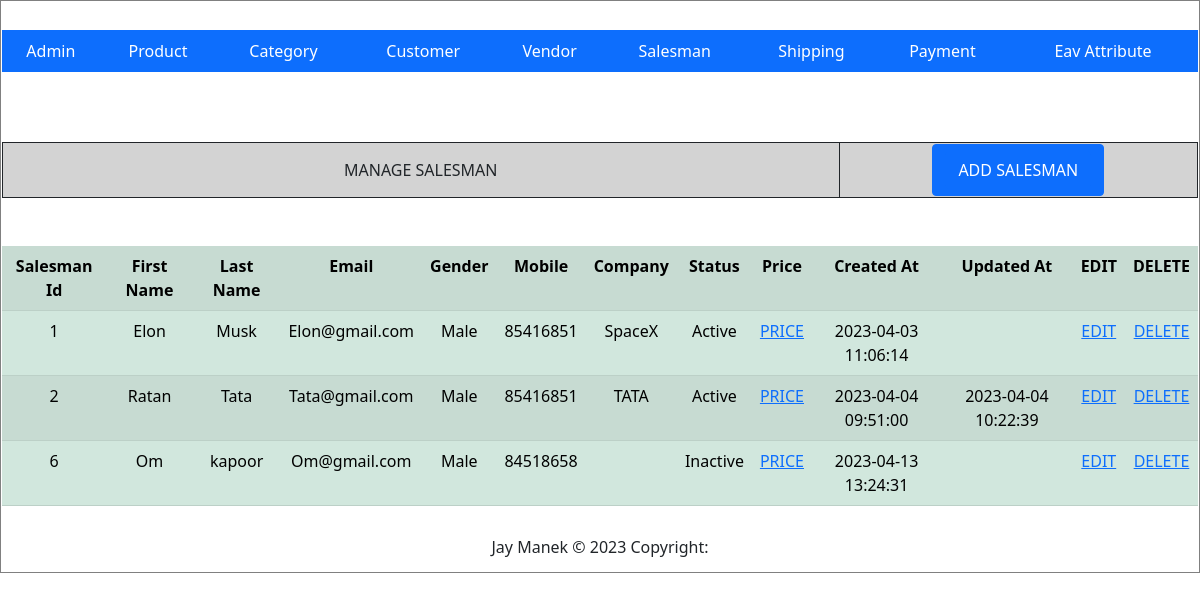
The page /index.php?c=salesman&a=grid on the database its author committed.
### tables this page shows
CREATE TABLE `salesman` (
  `salesman_id` int(11) NOT NULL,
  `first_name` varchar(255) NOT NULL,
  `last_name` varchar(255) NOT NULL,
  `email` varchar(255) NOT NULL,
  `gender` tinyint(4) NOT NULL,
  `mobile` int(10) NOT NULL,
  `status` tinyint(4) NOT NULL,
  `company` varchar(255) NOT NULL,
  `created_at` datetime NOT NULL,
  `updated_at` datetime DEFAULT NULL
);

### Block/Core/Template.php (called while the page is built, shortened)
<?php
class Block_Core_Template extends Model_Core_View
{
	protected $children =  [];
	public function getChildren()
	{
		return $this->children;
	}
	public function addChild($key, $value)
	{
		$this->children[$key] = $value;
		return $this;
	}
}
?>

### Model/Core/View.php (called while the page is built, shortened)
<?php
class Model_Core_View
{
	protected $template = null;
	public function setTemplate($template)
	{
		$this->template = $template;
		return $this;
	}
	public function getTemplate()
	{
		return $this->template;
	}
	public function render()
	{
		require 'View' . DS . $this->getTemplate();
	}
	public function getUrl($action = null, $controller = null, $params = [], $resetParam = false)
	{
		return Ccc::getModel('Core_Url')->getUrl($action, $controller, $params, $resetParam);
	}
}
?>

### Controller/Salesman.php (called while the page is built, shortened)
<?php
class Controller_Salesman extends Controller_Core_Action
{
	public function gridAction()
	{
		try {
			$layout = $this->getLayout();
			$layout->addContent('grid', $layout->createBlock('Salesman_Grid'));
			$layout->render();
		} catch (Exception $e) {
		}
	}
}
?>

### Controller/Core/Front.php (called while the page is built, shortened)
<?php
class Controller_Core_Front
{
	public function init()
	{
		$request = Ccc::getModel('Core_Request');
		$controller = new $controllerClassName();
		$actionName = $request->getActionName().'Action';
		$controller->$actionName();
	}
}
?>

### Index.php (called while the page is built, shortened)
<?php
spl_autoload_register(function ($className) {
    $classPath = str_replace('_', '/', $className);
});
class Ccc
{
	public static function init()
	{
		$front = new Controller_Core_Front();
		$front->init();
	}
	public static function getModel($className)
	{
		return new $className();
	}
}
Ccc::init();
?>

### Model/Core/Url.php (called while the page is built, shortened)
<?php
class Model_Core_Url
{
	public function getUrl($action = null, $controller = null, $params = [], $resetParam = false)
	{
		$request = Ccc::getModel('Core_Request');
		$final = $request->getParams();
		if ($resetParam) {
			$final = [];
		}
		if ($controller) {
			$final['c'] = $controller;
		}
		else {
			$final['c'] = $request->getControllerName();
		}
		if ($action) {
			$final['a'] = $action;
		}
		else {
			$final['a'] = $request->getActionName();
		}
		if ($params) {
			$final = array_merge($final, $params);
		}
		$queryString = http_build_query($final);
		$url = $_SERVER['REQUEST_SCHEME'] . "://" . $_SERVER['HTTP_HOST'] . $_SERVER['SCRIPT_NAME'] . "?" . $queryString;
		return $url;
	}
}
?>

### Model/Core/Request.php (called while the page is built, shortened)
<?php
class Model_Core_Request
{
	public function getParams($key=null, $value=null)
	{
		if ($key == null) {
			return $_GET;
		}
		if (array_key_exists($key, $_GET)) {
			return $_GET[$key];
		}
		return $value;
	}
	public function getControllerName()
	{
		return $this->getParams('c', 'product');
	}
}
?>

### Model/Core/Table.php (called while the page is built, shortened)
<?php
class Model_Core_Table
{
	protected $data = [];
	protected $resource = null;
	public function setResourceClass($resourceClass)
	{
		return $this;
	}
	public function setResource($resource)
	{
		$this->resource = $resource;
		return $this;
	}
	public function getResource()
	{
		if ($this->resource) {
			return $this->resource;
		}
		$resource = new $this->resourceClass();
		return $resource;
	}
	public function setCollectionClass($collectionClass)
	{
		return $this;
	}
	public function setCollection($collection)
	{
		return $this;
	}
	public function getCollection()
	{
		$collection = new $this->collectionClass();
		return $collection;
	}
	public function __get($key)
	{
		if (array_key_exists($key, $this->data)) {
			return $this->data[$key];
		}
		return null;
	}
	public function setData($data)
	{
		$this->data = array_merge($this->data, $data);
		return $this;
	}
	public function fetchAll($query)
	{
		$result = $this->getResource()->fetchAll($query);
		$collection = $this->getCollection()->setData($result);
		return $collection;
	}
}
?>

### Block/Salesman/Grid.php (called while the page is built, shortened)
<?php
class Block_Salesman_Grid extends Block_Core_Template
{
	public function getSalesmans()
	{
		$query = "SELECT * FROM `salesman`";
		$salesmans = Ccc::getModel('Salesman')->fetchAll($query);
		return $salesmans->getData();
	}
}
?>

### Model/Core/Adapter.php (called while the page is built, shortened)
<?php
class Model_Core_Adapter
{
	public $config = [
		'host' => 'localhost',
		'username' => 'root',
		'password' => '',
		'dbname' => 'newmvc-jaymanek'
	];
	public function connect(){
		$connect = mysqli_connect(
			$this->config['host'],
			$this->config['username'],
			$this->config['password'],
			$this->config['dbname']
		);
		return $connect;
	}
	public function fetchAll($query){
		$connect = $this->connect();
		$result = mysqli_query($connect, $query);
		if ($result->num_rows > 0) {
			return $result->fetch_all(MYSQLI_ASSOC);
		}
		return false;
	}
}
?>

### Model/Core/Table/Resource.php (called while the page is built, shortened)
<?php
class Model_Core_Table_Resource
{
	public function getAdapter()
	{
		$adapter = Ccc::getModel('Core_Adapter');
		return $adapter;
	}
	public function fetchAll($query)
	{
		return $this->getAdapter()->fetchAll($query);
	}
}
?>

### Model/Core/Table/Collection.php (called while the page is built, shortened)
<?php
class Model_Core_Table_Collection
{
	protected $data = [];
	public function setData($data)
	{
		$this->data = array_merge($this->data, $data);
		return $this;
	}
	public function getData()
	{
		return $this->data;
	}
}
?>

### Model/Salesman.php (called while the page is built, shortened)
<?php
class Model_Salesman extends Model_Core_Table
{
	public function getStatusOptions()
	{
		return [
			self::STATUS_ACTIVE => self::STATUS_ACTIVE_LBL,
			self::STATUS_INACTIVE => self::STATUS_INACTIVE_LBL
		];
	}
	public function getGenderOptions()
	{
		return [
			self::GENDER_MALE => self::GENDER_MALE_LBL,
			self::GENDER_FEMALE => self::GENDER_FEMALE_LBL
		];
	}
	public function getStatusText()
	{
		$statues = $this->getStatusOptions();
		if (array_key_exists($this->status, $statues)) {
			return $statues[$this->status];
		}
		return $statues[self::STATUS_DEFAULT];
	}
	public function getGenderText()
	{
		$genders = $this->getGenderOptions();
		if (array_key_exists($this->gender, $genders)) {
			return $genders[$this->gender];
		}
		return $genders[self::GENDER_DEFAULT];
	}
}
?>

### View/salesman/grid.phtml (the view)
<?php
$salesmans = $this->getSalesmans();
?>
	<table class="manage-table" border="1px">
		<tr align="center">
			<td width="70%">MANAGE SALESMAN</td>
			<td><button class="btn btn-primary" type="submit"><a class="btn btn-primary" href="<?php echo $this->getUrl('add') ?>">ADD SALESMAN</a></button></td>
		</tr>
	</table>
	<br/>
	<br/>
	<table class="table table-success table-striped">
		<tr align="center">
			<th>Salesman Id</th>
			<th>First Name</th>
			<th>Last Name</th>
			<th>Email</th>
			<th>Gender</th>
			<th>Mobile</th>
			<th>Company</th>
			<th>Status</th>
			<th>Price</th>
			<th>Created At</th>
			<th>Updated At</th>
			<th>EDIT</th>
			<th>DELETE</th>
		</tr>
		<?php foreach($salesmans as $salesman) : ?>
		<tr align="center">
			<td><?php echo $salesman->salesman_id; ?></td>
			<td><?php echo $salesman->first_name; ?></td>
			<td><?php echo $salesman->last_name; ?></td>
			<td><?php echo $salesman->email; ?></td>
			<td><?php echo $salesman->getGenderText(); ?></td>
			<td><?php echo $salesman->mobile; ?></td>
			<td><?php echo $salesman->company; ?></td>
			<td><?php echo $salesman->getStatusText(); ?></td>
			<td><a href="<?php echo $this->getUrl('grid','salesman_price',['id'=>$salesman->salesman_id]);?>">PRICE</td>
			<td><?php echo $salesman->created_at; ?></td>
			<td><?php echo $salesman->updated_at; ?></td>
			<td><a href="<?php echo $this->getUrl('edit', null, ['id'=> $salesman->salesman_id], true);?>">EDIT</a></td>
			<td><a href="<?php echo $this->getUrl('delete', null , ['id'=> $salesman->salesman_id], true);?>">DELETE</a></td>
		</tr>
		<?php endforeach; ?>
	</table>
</body>
</html>

### View/html/content.phtml
<?php
$children = $this->getChildren();
foreach ($children as $child) {
	$child->render();
}
?>

### View/skin/style.css (style rules this page uses)
.manage-table { border: 1px solid; width: 100%; align:center; background-color: lightgray; }
.manage-table tr { align: center; }
.manage-table td { border: 1px solid; }

### rows shown on the page
salesman: salesman_id "1", first_name "Elon", last_name "Musk", email "Elon@gmail.com", gender "Male", mobile "85416851", company "SpaceX", status "Active", created_at "2023-04-03 11:06:14"
salesman: salesman_id "2", first_name "Ratan", last_name "Tata", email "Tata@gmail.com", gender "Male", mobile "85416851", company "TATA", status "Active", created_at "2023-04-04 09:51:00", updated_at "2023-04-04 10:22:39"
salesman: salesman_id "6", first_name "Om", last_name "kapoor", email "Om@gmail.com", gender "Male", mobile "84518658", status "Inactive", created_at "2023-04-13 13:24:31"
